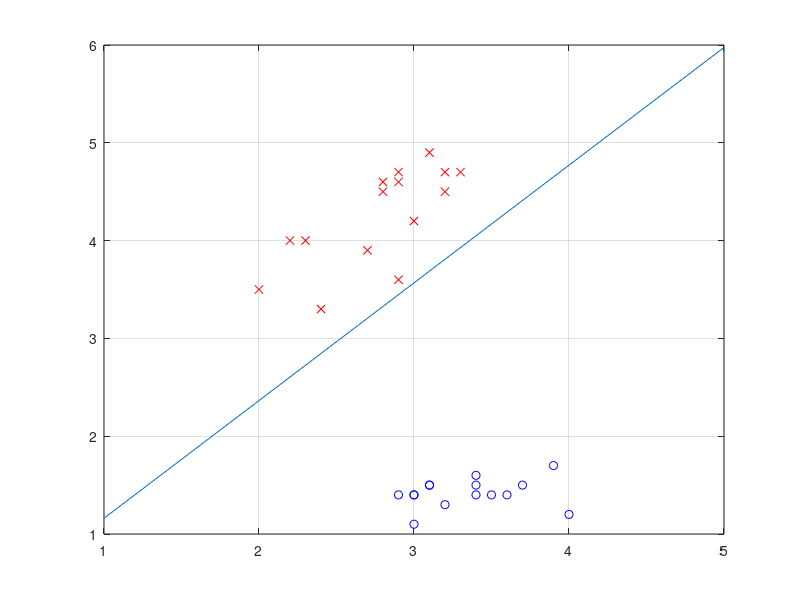
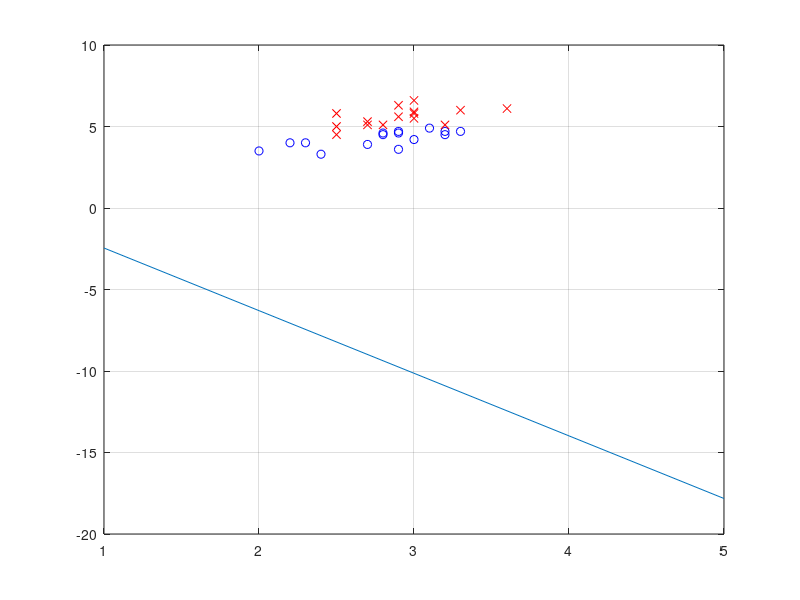

MATLAB code to generate these figures, in order:
%% 
%----------------------------------------%
%----------------------------------------%
clear;
clc;
close all;

load("irisdata.mat");

Training_Percentage = 0.3;
n = 0.01;
theta = 0;
a1 = [0,0,1];
a2 = [0,0,1];

Data_set_A = irisdata_features (1:50, 2:3);
Data_set_B = irisdata_features (51:100, 2:3);
Data_set_C = irisdata_features (101:150, 2:3);

Training_A = Data_set_A(1:(50*Training_Percentage), 1:2);
Training_B = Data_set_B(1:(50*Training_Percentage), 1:2);
Training_C = Data_set_C(1:(50*Training_Percentage), 1:2);


Testing_A = Data_set_A((50*Training_Percentage):(50),1:2);
Testing_B = Data_set_B((50*Training_Percentage):(50),1:2);
Testing_C = Data_set_C((50*Training_Percentage):(50),1:2);


%% For Data Sets A and B
Y_AB(1:(size(Training_A)),2:3) = Training_A(:,:);
Y_AB((size(Training_A)+1):(size(Training_A)+size(Training_B)),2:3) = -1*Training_B;
Y_AB((size(Training_A)+1):(size(Training_A)+size(Training_B)),1) = -1;
Y_AB((1:(size(Training_A))),1) = 1;
Y_AB = Y_AB.';
Y_AB_Size = size(Y_AB);
Y_AB_Size = Y_AB_Size(1,2);

Delta_J = 0;

for i = 1:300
    AY = a1*Y_AB;
    
    for x = 1:Y_AB_Size
        if AY(1,x) <= theta
            Delta_J = Delta_J - Y_AB(:,x);
        end
    end
    if Delta_J == 0
        break
    else
        a1 = a1 - n*Delta_J.';
        Delta_J=0;
    end
end

disp(['The amount of iterations was ' num2str(i)]);

figure;

for i = 1:(size(Training_A))
    plot(Training_A(i,1), Training_A(i,2),'ob');
    hold on;
end

for i = 1:(size(Training_B))
    plot(Training_B(i,1), Training_B(i,2),'xr');
    hold on;
end

x = 1:5;
Boundary = (-1*a1(2)/a1(3))*x+a1(1)/a1(3);

grid;
plot(x,Boundary);
hold off;

%% Testing Data Set A and B

Correct_Classification = 0;
for i = 1:(size(Testing_A,1))
    Gx = a1(1) + a1(2)*Testing_A(i,1) + a1(3)*Testing_A(i,2);
    if Gx > 0
        Correct_Classification = Correct_Classification+1;
    end
    Gx = a1(1) + a1(2)*Testing_B(i,1) + a1(3)*Testing_B(i,2);
    if Gx < 0
        Correct_Classification = Correct_Classification+1;
    end
end

Accuracy = Correct_Classification/(size(Testing_A,1)+size(Testing_B,1));
disp(['The Accuracy is ' num2str(Accuracy*100) '%'])

%% For Data Sets B and C
Y_BC(1:(size(Training_B)),2:3) = Training_B(:,:);
Y_BC((size(Training_B)+1):(size(Training_B)+size(Training_C)),2:3) = -1*Training_B;
Y_BC((size(Training_B)+1):(size(Training_B)+size(Training_C)),1) = -1;
Y_BC((1:(size(Training_B))),1) = 1;
Y_BC = Y_BC.';
Y_BC_Size = size(Y_BC);
Y_BC_Size = Y_BC_Size(1,2);


Delta_J = 0;

for i = 1:300
    AY = a2*Y_BC;
    
    for x = 1:Y_AB_Size
        if AY(1,x) <= theta
            Delta_J = Delta_J - Y_BC(:,x);
        end
    end
    if Delta_J == 0
        break
    else
        a2 = a2 - n*Delta_J.';
        Delta_J=0;
    end
end

disp(['The amount of iterations was ' num2str(i)]);

figure;

for i = 1:(size(Training_B))
    plot(Training_B(i,1), Training_B(i,2),'ob');
    hold on;
end

for i = 1:(size(Training_C))
    plot(Training_C(i,1), Training_C(i,2),'xr');
    hold on;
end

x = 1:5;
Boundary = (-1*a2(2)/a2(3))*x+a2(1)/a2(3);

grid;
plot(x,Boundary);

%% Testing Data B and C

Correct_Classification = 0;
for i = 1:(size(Testing_C,1))
    Gx = a2(1) + a2(2)*Testing_B(i,1) + a2(3)*Testing_B(i,2);
    if Gx > 0
        Correct_Classification = Correct_Classification+1;
    end
    Gx = a2(1) + a2(2)*Testing_C(i,1) + a2(3)*Testing_C(i,2);
    if Gx < 0
        Correct_Classification = Correct_Classification+1;
    end
end

Accuracy = Correct_Classification/(size(Testing_B,1)+size(Testing_C,1));
disp(['The Accuracy is ' num2str(Accuracy*100) '%'])